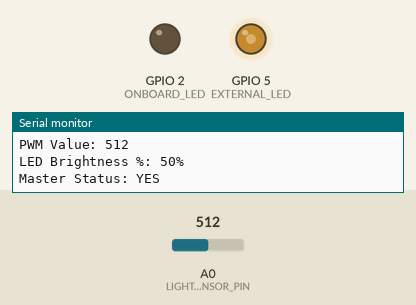
This sketch was run on a simulated ESP8266 (NodeMCU). On the bench: output pins drawn as LEDs (lit = HIGH), the last lines printed to the serial monitor. The test bench sets the inputs (shaded band); at power-on: A0 (LIGHT_SENSOR_PIN) = 512. WiFi joins after 1.5 s; servers stay silent unless stated.

Above: at 2.7 s.
2.8 s: A0 (LIGHT_SENSOR_PIN) set to 716
At 3.1 s:
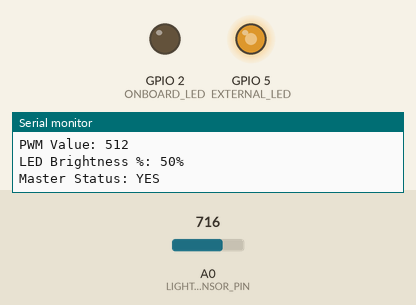
4.3 s: A0 (LIGHT_SENSOR_PIN) set to 900
At 5.5 s:
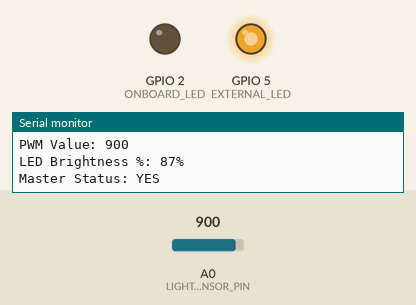
5.8 s: A0 (LIGHT_SENSOR_PIN) set to 122
At 7.0 s:
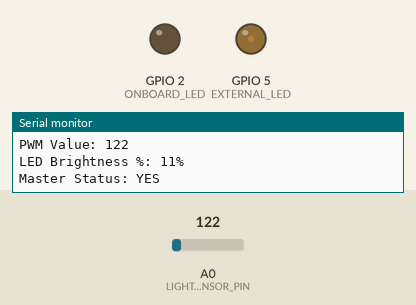
7.3 s: A0 (LIGHT_SENSOR_PIN) set to 0
At 7.7 s:
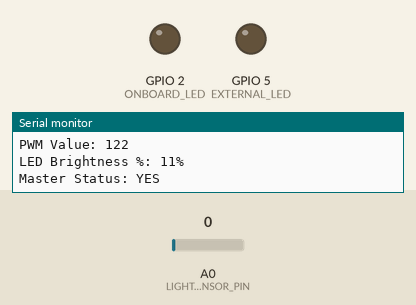
8.8 s: A0 (LIGHT_SENSOR_PIN) set to 511
At 10.2 s:
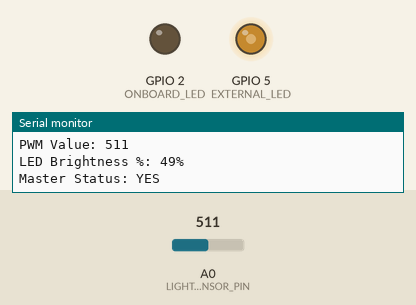
Timing chart, 0 to 11.3 s (numbered marks = the images above; inputs shaded):
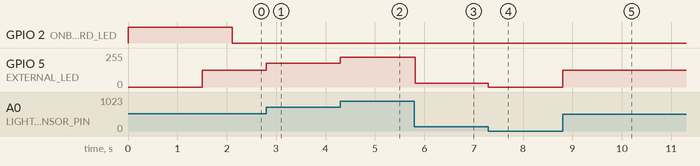

Measured:
- after the input at 2.8 s, GPIO 5 (EXTERNAL_LED): 127/255 → 178/255 at once
- after the input at 4.3 s, GPIO 5 (EXTERNAL_LED): 178/255 → 224/255 at once
- after the input at 5.8 s, GPIO 5 (EXTERNAL_LED): 224/255 → 30/255 at once
- after the input at 7.3 s, GPIO 5 (EXTERNAL_LED): 30/255 → 0/255 at once
- after the input at 8.8 s, GPIO 5 (EXTERNAL_LED): 0/255 → 127/255 at once

The sketch:

Swarm.ino
```cpp
#include <ESP8266WiFi.h>
#include <WiFiUdp.h>

// WiFi settings
const char* ssid = "YOUR_WIFI";
const char* password = "YOUR_PASSWORDS";

// Network settings
WiFiUDP udp;
const unsigned int UDP_PORT = 2910;
IPAddress broadcastIP;  // Will be calculated based on network

// Device settings
const int LIGHT_SENSOR_PIN = A0;
const int ONBOARD_LED = 2;          // Built-in LED for master indication
const int EXTERNAL_LED = 5;        // External LED for light level indication

// Protocol settings
const int PACKET_SIZE = 64;
char packetBuffer[PACKET_SIZE];
const unsigned long NETWORK_SILENCE = 100;    // 100ms silence before broadcasting
const unsigned long MASTER_TIMEOUT = 3000;    // 3s to determine master
unsigned long lastNetworkActivity = 0;
bool isActive = true;

// Device state
int deviceID;
int currentReading;
bool isMaster = false;
struct SwarmData {
    int reading;
    unsigned long lastUpdate;
    int deviceID;
};
SwarmData swarmReadings[3];
int numDevices = 0;

void setup() {
    Serial.begin(9600);
    Serial.println("\nStarting LightSwarm Node...");

    // Initialize pins
    pinMode(ONBOARD_LED, OUTPUT);
    pinMode(EXTERNAL_LED, OUTPUT);
    digitalWrite(ONBOARD_LED, HIGH);  // Turn off (active LOW)
    analogWriteRange(1023);  // Set PWM range to match analogRead range
    analogWriteFreq(1000);   // Set PWM frequency to 1kHz for smooth dimming
    // Generate unique ID from MAC
    uint8_t mac[6];
    WiFi.macAddress(mac);
    deviceID = (mac[4] << 8) | mac[5];

    setupWiFi();
    udp.begin(UDP_PORT);

    Serial.printf("\nDevice ID: %d\n", deviceID);
    Serial.printf("Local IP: %s\n", WiFi.localIP().toString().c_str());
}

void setupWiFi() {
    WiFi.mode(WIFI_STA);
    WiFi.begin(ssid, password);

    Serial.print("Connecting to WiFi");
    while (WiFi.status() != WL_CONNECTED) {
        delay(500);
        Serial.print(".");
    }
    Serial.println("\nWiFi connected!");

    // Calculate broadcast IP based on network config
    IPAddress localIP = WiFi.localIP();
    IPAddress subnet = WiFi.subnetMask();
    for (int i = 0; i < 4; i++) {
        broadcastIP[i] = (localIP[i] | ~subnet[i]);
    }
}

void loop() {
    if (!isActive) {
        handleIncomingPackets();
        return;
    }

    // Simple direct reading
    currentReading = analogRead(LIGHT_SENSOR_PIN);

    // Direct mapping - LED brighter when more light detected
    int pwmValue = currentReading;  // Direct 1:1 mapping since both are 0-1023

    analogWrite(EXTERNAL_LED, pwmValue);

    // Debug print photoresistor reading every second
    static unsigned long lastPrint = 0;
    if (millis() - lastPrint >= 1000) {  // Print every second
        Serial.println("----------------------");
        Serial.print("Light Sensor Reading: ");
        Serial.println(currentReading);
        Serial.print("PWM Value: ");
        Serial.println(pwmValue);
        Serial.print("LED Brightness %: ");
        Serial.print((pwmValue * 100) / 1023);
        Serial.println("%");
        Serial.print("Master Status: ");
        Serial.println(isMaster ? "YES" : "NO");
        lastPrint = millis();
    }

    handleIncomingPackets();

    // Check network silence
    if (millis() - lastNetworkActivity >= NETWORK_SILENCE) {
        broadcastReading();
    }

    updateMasterStatus();
}

void broadcastReading() {
    char message[32];
    snprintf(message, sizeof(message), "LIGHT:%d:%d", deviceID, currentReading);

    udp.beginPacketMulticast(broadcastIP, UDP_PORT, WiFi.localIP());
    udp.write(message);
    udp.endPacket();

    lastNetworkActivity = millis();
}

void updateSwarmData(int remoteID, int reading) {
    if (remoteID == deviceID) return;

    bool found = false;
    for (int i = 0; i < numDevices; i++) {
        if (swarmReadings[i].deviceID == remoteID) {
            swarmReadings[i].reading = reading;
            swarmReadings[i].lastUpdate = millis();
            found = true;
            break;
        }
    }

    if (!found && numDevices < 3) {
        swarmReadings[numDevices].deviceID = remoteID;
        swarmReadings[numDevices].reading = reading;
        swarmReadings[numDevices].lastUpdate = millis();
        numDevices++;
    }
}

// Add these at the top with other global variables
unsigned long masterClaimTime = 0;
unsigned long lastMasterBroadcast = 0;
const unsigned long MASTER_CLAIM_TIMEOUT = 500;  // 500ms waiting period
const unsigned long MASTER_BROADCAST_INTERVAL = 100;  // 100ms between master broadcasts

void updateMasterStatus() {
    unsigned long now = millis();
    bool shouldBeMaster = true;

    // Check all other devices
    for (int i = 0; i < numDevices; i++) {
        if (now - swarmReadings[i].lastUpdate < MASTER_TIMEOUT) {
            if (swarmReadings[i].reading > currentReading ||
               (swarmReadings[i].reading == currentReading && swarmReadings[i].deviceID > deviceID)) {
                shouldBeMaster = false;
                break;
            }
        }
    }

    // If we're currently master but shouldn't be, give up immediately
    if (isMaster && !shouldBeMaster) {
        isMaster = false;
        masterClaimTime = 0;
        digitalWrite(ONBOARD_LED, HIGH);  // Turn OFF
        Serial.println("Giving up master status");
        return;
    }

    // If we should be master but aren't yet
    if (shouldBeMaster && !isMaster) {
        // Start or continue waiting period
        if (masterClaimTime == 0) {
            masterClaimTime = now;
            Serial.println("Starting master claim period");
            return;
        }

        // Check if enough time has passed
        if (now - masterClaimTime >= MASTER_CLAIM_TIMEOUT) {
            // Final verification
            handleIncomingPackets();

            // Recheck all devices after waiting
            bool stillHighest = true;
            for (int i = 0; i < numDevices; i++) {
                if (now - swarmReadings[i].lastUpdate < MASTER_TIMEOUT) {
                    if (swarmReadings[i].reading > currentReading ||
                       (swarmReadings[i].reading == currentReading && swarmReadings[i].deviceID > deviceID)) {
                        stillHighest = false;
                        break;
                    }
                }
            }

            if (stillHighest) {
                isMaster = true;
                digitalWrite(ONBOARD_LED, LOW);  // Turn ON
                lastMasterBroadcast = 0;  // Force immediate broadcast
                Serial.println("Becoming master after verification");
                sendMasterUpdate();  // Announce immediately
            } else {
                masterClaimTime = 0;  // Reset claim time if we're no longer highest
            }
        }
    }

    // Regular master broadcasts
    if (isMaster && (now - lastMasterBroadcast >= MASTER_BROADCAST_INTERVAL)) {
        sendMasterUpdate();
        lastMasterBroadcast = now;
    }
}

void handleIncomingPackets() {
    int packetSize = udp.parsePacket();

    if (packetSize) {
        udp.read(packetBuffer, PACKET_SIZE);
        packetBuffer[packetSize] = 0;
        lastNetworkActivity = millis();

        if (strncmp(packetBuffer, "MASTER:", 7) == 0) {
            int remoteID, remoteReading;
            if (sscanf(packetBuffer, "MASTER:%d:%d", &remoteID, &remoteReading) == 2) {
                updateSwarmData(remoteID, remoteReading);

                // If they have a higher reading or equal reading with higher ID
                if (remoteReading > currentReading ||
                   (remoteReading == currentReading && remoteID > deviceID)) {
                    // Give up master status and reset claim time
                    isMaster = false;
                    masterClaimTime = 0;
                    digitalWrite(ONBOARD_LED, HIGH);  // Turn OFF
                    Serial.printf("Yielding to master: ID %d with reading %d\n",
                                remoteID, remoteReading);
                }
            }
        }
        else if (strncmp(packetBuffer, "LIGHT:", 6) == 0 && isActive) {
            int remoteID, remoteReading;
            if (sscanf(packetBuffer, "LIGHT:%d:%d", &remoteID, &remoteReading) == 2) {
                updateSwarmData(remoteID, remoteReading);

                // If we see a higher reading, give up master status
                if (isMaster && (remoteReading > currentReading ||
                   (remoteReading == currentReading && remoteID > deviceID))) {
                    isMaster = false;
                    masterClaimTime = 0;
                    digitalWrite(ONBOARD_LED, HIGH);  // Turn OFF
                }
            }
        }
        else if (strncmp(packetBuffer, "RESET", 5) == 0) {
            handleReset();
        }
        else if (strncmp(packetBuffer, "ACTIVATE", 8) == 0) {
            handleActivate();
        }
    }
}
// Update this function to broadcast multiple times
void sendMasterUpdate() {
    char message[32];
    snprintf(message, sizeof(message), "MASTER:%d:%d", deviceID, currentReading);

    // Send message multiple times to ensure delivery
    for (int i = 0; i < 2; i++) {
        udp.beginPacketMulticast(broadcastIP, UDP_PORT, WiFi.localIP());
        udp.write(message);
        udp.endPacket();
        delay(2);  // Small delay between sends
    }

    lastNetworkActivity = millis();
}

void handleReset() {
    isActive = false;
    numDevices = 0;
    isMaster = false;
    masterClaimTime = 0;
    digitalWrite(ONBOARD_LED, HIGH);  // Turn off onboard LED
    analogWrite(EXTERNAL_LED, 0);     // Turn off external LED
}


void handleActivate() {
    isActive = true;
}
```
